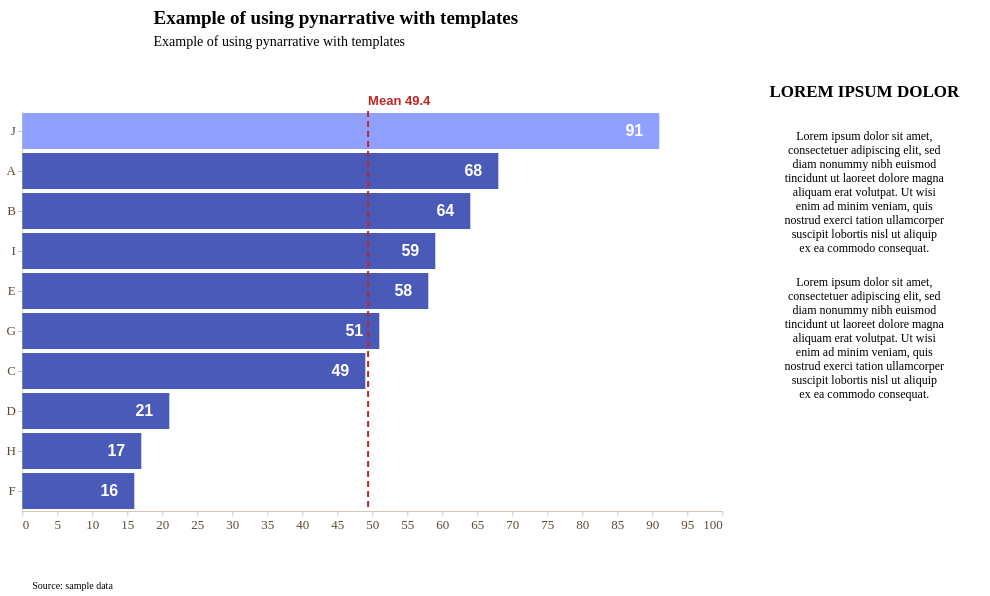

The notebook cell saved with this chart:
### Markdown cell above
Data story with **horizontal bar chart**

### Code cell
story = (
    pn.Story(
    #Builing the Story class object
        data = data_value,
        width = 700,
        height = 400,
        template = sampleTemplate #Using sampleTemplate
    )

    #Method invocation
    #Bar chart
    .mark_bar()

    #Data encoding
    #To create a horizontal bar chart we plot the cathegorical data on Y and the numerical data on X
    .encode(
        y = alt.Y(
            "cathegory:N",
            title = "", 
            sort = "-x" #Sorting data in descending order
        ),
        x = alt.X(
            "value:Q",
            title = "",
        ),
    )
    
    #Data source
    .add_source(
        text = "Source: sample data",
        position = "bottom",
        align = "left"
    )
    
    #Title and subtitle
    .add_title(
        title = "Example of using pynarrative with templates",
        subtitle = "Example of using pynarrative with templates",
        align = "left"
    )

    #Next steps area (on the right)
    .add_next_steps(
        title = "LOREM IPSUM DOLOR",
        steps = [
            "Lorem ipsum dolor sit amet, consectetuer adipiscing elit, sed diam nonummy nibh euismod tincidunt ut laoreet dolore magna aliquam erat volutpat. Ut wisi enim ad minim veniam, quis nostrud exerci tation ullamcorper suscipit lobortis nisl ut aliquip ex ea commodo consequat.",
            "Lorem ipsum dolor sit amet, consectetuer adipiscing elit, sed diam nonummy nibh euismod tincidunt ut laoreet dolore magna aliquam erat volutpat. Ut wisi enim ad minim veniam, quis nostrud exerci tation ullamcorper suscipit lobortis nisl ut aliquip ex ea commodo consequat.",
        ],
        position = "right",
        mode = "vertical"
    )


    #Highlighting line (mean)
    .add_line(
        orientation = "vertical",
        value = data_value["value"],
        math = "mean",
        label_font_size = 13,
        label_font_weight = "bold"
    )

    .add_highlight(91)

    .add_labels_chart(
        values = "value:Q",
        font_weight = "bold",
        font_size = 16,
        dx = -25,
        color = "white"
    )

    .render()
)

story

### Figure 1 — Vega-Lite specification as saved in the notebook (floating-point values rounded to 4 significant figures)
{"config": {"view": {"continuousWidth": 300, "continuousHeight": 300, "strokeWidth": 0}, "axis": {"domainColor": "#d8c9ad", "grid": false, "labelColor": "#594a37", "labelFont": "Montserrat", "labelFontSize": 13, "tickColor": "#d8c9ad", "titleColor": "#000000", "titleFont": "Montserrat", "titleFontSize": 14}, "axisX": {"labelAngle": 0, "labelExpr": "length(datum.label) > 12 ? replace(datum.label, /\\s+/, '\\n') : datum.label", "labelLineHeight": 14}, "bar": {"color": "rgb(73, 90, 185)"}, "legend": {"labelColor": "#594a37", "labelFont": "Montserrat", "labelFontSize": 12, "titleColor": "#000000", "titleFont": "Montserrat", "titleFontSize": 12}, "line": {"color": "rgb(73, 90, 185)"}, "mark": {"strokeWidth": 2.5}, "point": {"color": "#000000", "filled": true, "size": 75}, "range": {"category": ["rgb(73, 90, 185)", "rgb(143, 160, 255)", "#348035", "#a46cc2", "#d96027"]}, "title": {"color": "#000000", "font": "Montserrat", "fontSize": 19}}, "vconcat": [{"layer": [{"mark": {"type": "text", "align": "left", "baseline": "top", "color": "#000000", "font": "Montserrat", "fontSize": 19, "fontWeight": "bold", "text": "Example of using pynarrative with templates"}, "encoding": {"x": {"value": 0}, "y": {"value": 4}}}, {"mark": {"type": "text", "align": "left", "baseline": "top", "color": "#000000", "font": "Montserrat", "fontSize": 14, "text": "Example of using pynarrative with templates"}, "encoding": {"x": {"value": 0}, "y": {"value": 30}}}], "data": {"name": "data-6fad5c34291b82fc9632cbce143d677a"}, "height": 58, "width": 700}, {"hconcat": [{"layer": [{"mark": {"type": "bar"}, "encoding": {"color": {"condition": {"test": "(datum['value'] === 91)", "value": "rgb(143, 160, 255)"}, "value": "rgb(73, 90, 185)"}, "x": {"field": "value", "title": "", "type": "quantitative"}, "y": {"field": "cathegory", "sort": "-x", "title": "", "type": "nominal"}}}, {"mark": {"type": "text", "align": "center", "angle": 0, "color": "white", "dx": -25, "dy": 0, "fontSize": 16, "fontWeight": "bold", "lineBreak": "\n"}, "encoding": {"text": {"field": "value", "type": "quantitative"}, "x": {"field": "value", "title": "", "type": "quantitative"}, "y": {"field": "cathegory", "sort": "-x", "title": "", "type": "nominal"}}}, {"data": {"name": "data-6fad5c34291b82fc9632cbce143d677a"}, "mark": {"type": "text", "align": "left", "baseline": "top", "color": "rgb(0, 0, 0)", "font": "Montserrat", "fontSize": 10, "lineBreak": "\n", "text": "Source: sample data"}, "encoding": {"x": {"value": 10}, "y": {"value": 470}}}, {"layer": [{"data": {"name": "data-90c30671a11181b76ddf8ff8789f581d"}, "mark": {"type": "rule", "color": "rgb(191, 38, 38)", "strokeDash": [6, 4], "strokeWidth": 2}, "encoding": {"x": {"field": "x", "type": "quantitative"}}}, {"data": {"name": "data-ca342bc9b74833c867c6df16c7560321"}, "mark": {"type": "text", "align": "left", "color": "rgb(191, 38, 38)", "dx": 0, "dy": 0, "fontSize": 13, "fontStyle": "normal", "fontWeight": "bold"}, "encoding": {"text": {"value": "Mean 49.4"}, "x": {"field": "x", "type": "quantitative"}, "y": {"value": -10}}}]}], "data": {"name": "data-fdd0a0200532e48ca7c71d4bde050625"}, "height": 400, "width": 700}, {"layer": [{"mark": {"type": "rect", "color": "rgb(255, 255, 255)", "cornerRadius": 40.0, "opacity": 1.0, "stroke": "#ffffff", "strokeWidth": 0.8}, "encoding": {"x": {"axis": null, "field": "x", "type": "quantitative"}, "x2": {"field": "x2"}, "y": {"axis": null, "field": "y", "type": "quantitative"}, "y2": {"field": "y2"}}}, {"mark": {"type": "text", "align": "center", "baseline": "top", "clip": true, "color": "rgb(0, 0, 0)", "font": "Montserrat", "fontSize": 12, "lineBreak": "\n", "lineHeight": 14}, "encoding": {"text": {"field": "text", "type": "nominal"}, "x": {"axis": null, "field": "x_mid", "type": "quantitative"}, "y": {"axis": null, "field": "y_text", "type": "quantitative"}}}], "data": {"name": "data-40460a3c672fae85e2890c8d6830a7cf"}, "height": 296, "title": {"text": ["LOREM IPSUM DOLOR"], "color": "rgb(0, 0, 0)", "font": "Montserrat", "fontSize": 17, "offset": 10}, "width": 240}]}], "center": true, "resolve": {"axis": {"x": "shared", "y": "shared"}}, "$schema": "https://vega.github.io/schema/vega-lite/v6.4.1.json", "datasets": {"data-6fad5c34291b82fc9632cbce143d677a": [{"_": 0}], "data-fdd0a0200532e48ca7c71d4bde050625": [{"cathegory": "A", "value": 68}, {"cathegory": "B", "value": 64}, {"cathegory": "C", "value": 49}, {"cathegory": "D", "value": 21}, {"cathegory": "E", "value": 58}, {"cathegory": "F", "value": 16}, {"cathegory": "G", "value": 51}, {"cathegory": "H", "value": 17}, {"cathegory": "I", "value": 59}, {"cathegory": "J", "value": 91}], "data-90c30671a11181b76ddf8ff8789f581d": [{"x": 49.4}], "data-ca342bc9b74833c867c6df16c7560321": [{"x": 49.4, "label_y": 0}], "data-40460a3c672fae85e2890c8d6830a7cf": [{"x": 0, "y": 148, "x2": 240, "y2": 286, "text": "Lorem ipsum dolor sit amet,\nconsectetuer adipiscing elit, sed\ndiam nonummy nibh euismod\ntincidunt ut laoreet dolore magna\naliquam erat volutpat. Ut wisi\nenim ad minim veniam, quis\nnostrud exerci tation ullamcorper\nsuscipit lobortis nisl ut aliquip\nex ea commodo consequat.", "x_mid": 120.0, "y_text": 280}, {"x": 0, "y": 0, "x2": 240, "y2": 138, "text": "Lorem ipsum dolor sit amet,\nconsectetuer adipiscing elit, sed\ndiam nonummy nibh euismod\ntincidunt ut laoreet dolore magna\naliquam erat volutpat. Ut wisi\nenim ad minim veniam, quis\nnostrud exerci tation ullamcorper\nsuscipit lobortis nisl ut aliquip\nex ea commodo consequat.", "x_mid": 120.0, "y_text": 132}]}}
